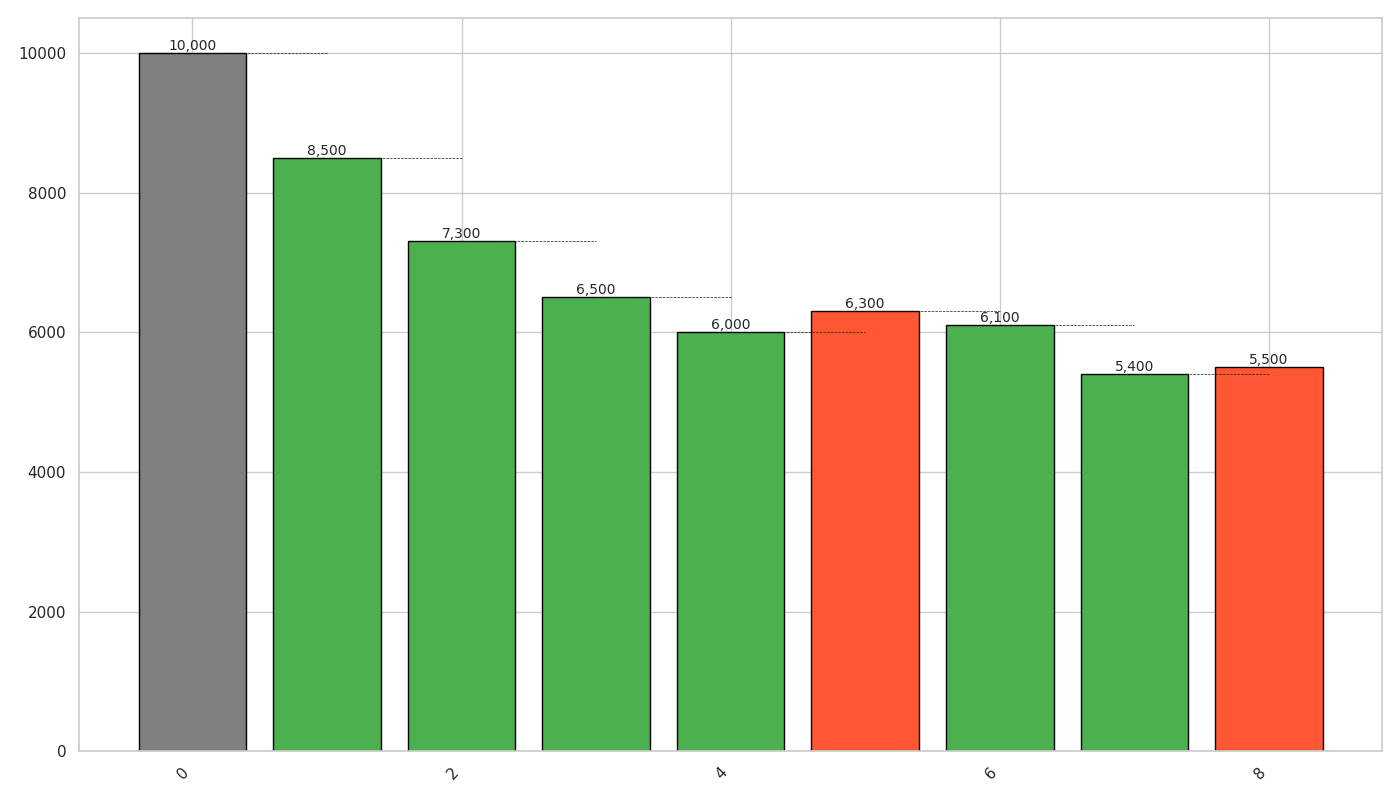

Write Python code to recreate this figure.
import matplotlib.pyplot as plt
import numpy as np

initial_emissions = 10000
emissions_changes = np.array([
    -1500, 
    -1200, 
    -800,   
    -500,   
    300     
])

new_emissions_changes = np.array([
    -200,   
    -700,    
    100     
])

# Combine original and new data arrays
combined_emissions_changes = np.concatenate((emissions_changes, new_emissions_changes), axis=0)

emissions_positions = np.zeros(len(combined_emissions_changes) + 1)
emissions_positions[0] = initial_emissions
for i in range(1, len(emissions_positions)):
    emissions_positions[i] = emissions_positions[i-1] + combined_emissions_changes[i-1]

colors = ['#4CAF50' if x < 0 else '#FF5733' for x in combined_emissions_changes]
colors = ['#808080'] + colors

fig, ax = plt.subplots(figsize=(14, 8))
bars = ax.bar(range(len(emissions_positions)), emissions_positions, color=colors, edgecolor='black')

for i in range(1, len(emissions_positions)):
    ax.plot([i-1, i], [emissions_positions[i-1], emissions_positions[i-1]], "k--", linewidth=0.5)

for bar, pos in zip(bars, emissions_positions):
    yval = bar.get_height()
    ax.text(bar.get_x() + bar.get_width()/2, yval, f"{pos:,.0f}", ha='center', va='bottom' if yval >= 0 else 'top', fontsize=10)

plt.xticks(rotation=45, ha='right')

ax.set_title("")
ax.set_ylabel('')
ax.set_xlabel('')

plt.tight_layout()
plt.show()
